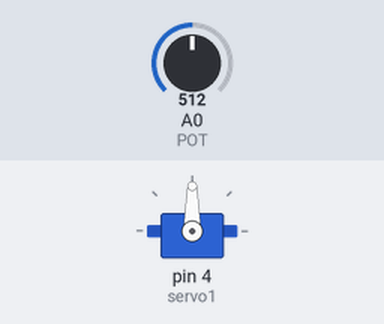
Simulated run of this sketch. Board: Arduino Uno, built with avr-gcc and run on an emulated ATmega328P. Parts: servo. Inputs (shaded band) come from the test bench; at power-on: A0 (POT) = 512.

Above: at 1.2 s.
1.3 s: A0 (POT) set to 716
At 2.1 s:
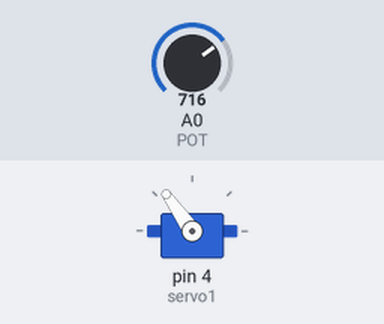
2.8 s: A0 (POT) set to 900
At 3.1 s:
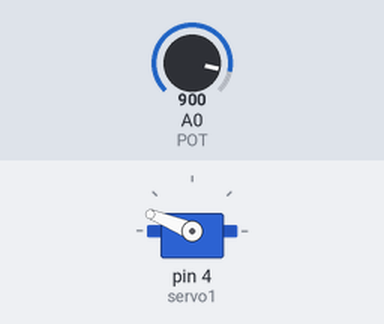
4.3 s: A0 (POT) set to 1023
At 5.4 s:
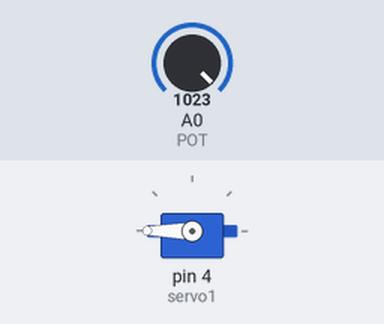
5.8 s: A0 (POT) set to 306
At 6.4 s:
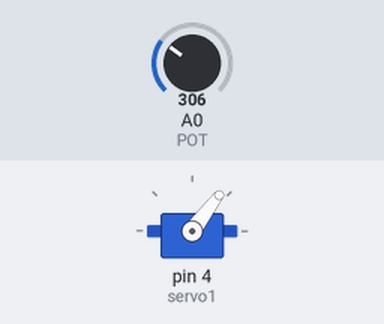
7.3 s: A0 (POT) set to 122
At 8.6 s:
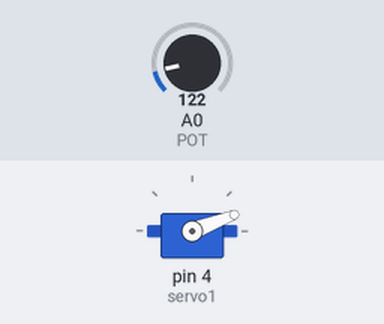
Timing chart, 0 to 9.8 s (numbered marks = the images above; inputs shaded):
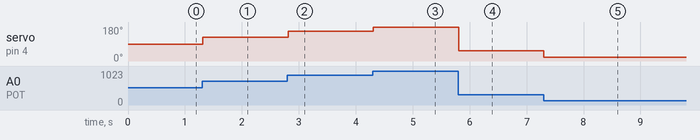

Measured:
- after the input at 1.3 s, servo on pin 4 (servo1): 90° → 125° at once
- after the input at 2.8 s, servo on pin 4 (servo1): 125° → 158° at once
- after the input at 4.3 s, servo on pin 4 (servo1): 158° → 180° at once
- after the input at 5.8 s, servo on pin 4 (servo1): 180° → 53° at once
- after the input at 7.3 s, servo on pin 4 (servo1): 53° → 21° at once

The sketch:

servo-potenciometro.ino
```cpp
#include <Servo.h>

Servo servo1;
int VALORPOT;
int ANGULO;
int POT =0;


void setup()
{
  servo1.attach(4, 500, 2500); //seteo motor, pin=2, min, max

}

void loop()
{
  VALORPOT = analogRead(POT);
  ANGULO = map (VALORPOT, 0,1023,0,180);
  servo1.write(ANGULO);
  delay(20);

}
```
